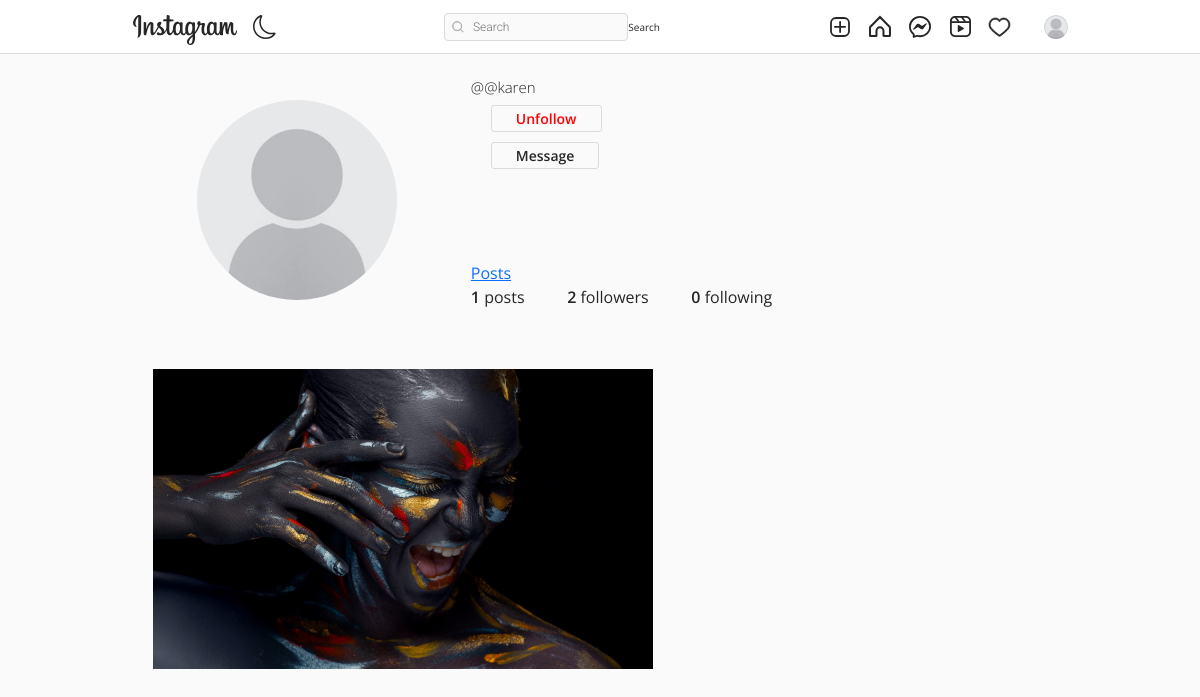
The page /@karen/ (signed in) on the database its author committed.
### authy/models.py (models this page shows, shortened)
class Profile(models.Model):
    user = models.OneToOneField(User, related_name='profile', on_delete=models.CASCADE)
    image = models.ImageField(upload_to="profile_pciture", null=True, default="default.jpg")
    first_name = models.CharField(max_length=200, null=True, blank=True)
    last_name = models.CharField(max_length=200, null=True, blank=True)
    bio = models.CharField(max_length=200, null=True, blank=True)
    location = models.CharField(max_length=200, null=True, blank=True)
    url = models.URLField(max_length=200, null=True, blank=True)
    favourite = models.ManyToManyField(Post, blank=True)

### post/models.py (models this page shows)
class Post(models.Model):
    id = models.UUIDField(primary_key=True, default=uuid.uuid4, editable=False)
    picture = models.ImageField(upload_to=user_directory_path, verbose_name="Picture")
    caption = models.CharField(max_length=10000, verbose_name="Caption")
    posted = models.DateField(auto_now_add=True)
    tags = models.ManyToManyField(Tag, related_name="tags")
    user = models.ForeignKey(User, on_delete=models.CASCADE)
    likes = models.IntegerField(default=0)
    def get_absolute_url(self):
        return reverse("post-details", args=[str(self.id)])

### authy/views.py (the view)
# urls.py: path('<username>/', UserProfile, name='profile'),
def UserProfile(request, username):
    Profile.objects.get_or_create(user=request.user)
    user = get_object_or_404(User, username=username)
    profile = Profile.objects.get(user=user)
    url_name = resolve(request.path).url_name
    posts = Post.objects.filter(user=user).order_by('-posted')
    if url_name == 'profile':
        posts = Post.objects.filter(user=user).order_by('-posted')
    else:
        posts = profile.favourite.all()
    posts_count = Post.objects.filter(user=user).count()
    following_count = Follow.objects.filter(follower=user).count()
    followers_count = Follow.objects.filter(following=user).count()
    follow_status = Follow.objects.filter(following=user, follower=request.user).exists()
    paginator = Paginator(posts, 8)
    page_number = request.GET.get('page')
    posts_paginator = paginator.get_page(page_number)
    context = {
        'posts': posts,
        'profile':profile,
        'posts_count':posts_count,
        'following_count':following_count,
        'followers_count':followers_count,
        'posts_paginator':posts_paginator,
        'follow_status':follow_status,
    }
    return render(request, 'profile.html', context)

### templates/profile.html (shortened to what this page needs)
{% extends 'base.html' %}
{% load static %}
{% block content %}
<!DOCTYPE html>
<html lang="en">
<head>
    <link rel="stylesheet" href="{% static 'assets3/css/reset.css' %}">
    <link rel="stylesheet" href="{% static 'assets3/css/styles.css' %}">
    <link rel="stylesheet" href="https://use.fontawesome.com/releases/v5.2.0/css/all.css">
</head>
<body>
    <header>
        <br><br><br>
        <div class="container">
            <div class="profile">
                <div class="profile-image">
                    <img src="{{profile.image.url}}" alt="" style="width: 200px; height: 200px;">
                </div>
                <div class="profile-user-settings">
                        <h5 style="font-size: 15px;" class="profile-user-name">@{{profile.user.username}}</h5>
                        <br><br>
                        {% if request.user.is_authenticated and request.user != profile.user %}
                            {% if follow_status == True %}
                                <a href="{% url 'follow' profile.user 0 %}" class="btn profile-edit-btn" style="color: red;">Unfollow</a> <br><br>
                            {% else %}
                                <a href="{% url 'follow' profile.user 1 %}" class="btn profile-edit-btn" style="color: green;">Follow</a> <br><br>
                            {% endif %}
                        {% endif %}
                        {% if request.user.is_authenticated and request.user != profile.user %}
                                <a href="{% url 'conversation' profile.user  %}" class="btn profile-edit-btn">Message</a> <br><br>
                        {% endif %}
                        <br>
                </div>
                <div class="profile-bio">
                    <br>
                    <br><br>
                    <div class="profile-user-settings">
                        <a  href="{% url 'profile' profile.user %}"  class="btns profiele-edit-btn">Posts</a>
                    </div>
                </div>
                <div class="profile-stats">
                    <ul>
                        <li><span class="profile-stat-count">{{posts_count}}</span> posts</li>
                        <li><span class="profile-stat-count">{{followers_count}}</span> followers</li>
                        <li><span class="profile-stat-count">{{following_count}}</span> following</li>
                    </ul>
                    <br>
                </div>
            </div>
        </div>
    </header>
    <main>
        <div class="container">
            <div class="gallery">
                {% for post in posts %}
                <a href="{{post.get_absolute_url}}"><div class="gallery-item" tabindex="0">
                    <img src="{{ post.picture.url }}" class="gallery-image" alt="" style="width: 500px; height: 300px; object-fit: cover;">
                </div></a>
                {% endfor %}
            </div>
        </div>
    </main>
    {% endblock content %}

### templates/base.html (shortened to what this page needs)
{% load static %}
<!DOCTYPE html>
<html lang="en">
<head>
    <link rel="stylesheet" href="https://cdn.jsdelivr.net/npm/bootstrap-icons@1.8.1/font/bootstrap-icons.css">
    <link href="https://cdn.jsdelivr.net/npm/bootstrap@5.1.3/dist/css/bootstrap.min.css" rel="stylesheet">
    <link rel="stylesheet" type="text/css" href="{% static 'assets1/style.css' %}">
</head>
<body>
    <header class="header">
        <nav class="header__content">
            <div class="header__buttons">
                <a href="{% url 'index' %}" class="header__home">
                </a>
                <button class="header__theme-button" title="Toggle Theme">
                </button>
            </div>
            <form action="{% url 'search-users' %}" method="GET">
                <div class="header__search">
                    <input type="text" placeholder="Search" name="q" value="{{ request.GET.q }}">
                    <button class="btn btn-primary" type="submit">Search</button>
                </div>
            </form>
            <div class="header__buttons header__buttons--desktop">
                <a href="{% url 'newpost' %}">
                </a>
                <a href="{% url 'index' %}">
                </a>
                <a href="{% url 'message' %}">
                </a>
                <a href="#">
                </a>
                <span>
                    <a href="{% url 'show-notification' %}">
                    </a>
                </span>
                <a href="">
                    <button class="profile-button">
                        <a href="{% url 'profile' request.user %}">
                            <div class="profile-button__picture">
                                <img src="{{request.user.profile.image.url}}" alt="User Picture">
                            </div>
                        </a>
                    </button>
                </a>
            </div>
        </nav>
    </header>
    {% block content %}
    {% endblock content %}
</body>
</html>

### static/assets1/style.css (style rules this page uses)
*, *::after, *::before { box-sizing: border-box; margin: 0; padding: 0; }
*, button, input, select, textarea { font-family: 'Roboto', sans-serif; }
:root { --primary: hsl(0, 0%, 100%); --secondary: hsl(0, 0%, 98%); --border: hsl(0, 0%, 86%); --story-border: hsl(0, 0%, 78%); --img-border: hsla(0, 0%, 0%, 0.1); --text-dark: hsl(0, 0%, 15%); --text-light: hsl(0, 0%, 60%); --like: hsl(355, 82%, 61%); --link: hsl(204, 100%, 48%); --header-height: 44px; --nav-height: 44px; }
body { min-height: 100vh; display: flex; flex-direction: column; overflow-y: auto; }
svg { display: block; }
img { max-width: 100%; }
.header { width: 100%; height: var(--header-height); background-color: var(--primary); display: flex; justify-content: center; position: fixed; top: 0; left: 0; z-index: 2; }
.header::after { content: ''; position: absolute; bottom: 0; width: 100%; height: 1px; background-color: var(--border); }
.header__content { width: 100%; max-width: 975px; padding: 0 14px; display: flex; justify-content: space-between; align-items: center; }
.header__home { margin-top: 5px; }
.header__theme-button { background-color: transparent; border: none; cursor: pointer; }
.header__theme-button-moon { display: unset; }
.header__search { width: 216px; height: 28px; display: none; align-items: center; position: relative; }
.header__search svg { width: 12px; height: 12px; position: absolute; left: 8px; }
.header__search input { width: 100%; height: 100%; background-color: var(--secondary); padding: 4px 10px 4px 28px; border: 1px solid var(--border); border-radius: 4px; outline: none; font-size: 12px; font-weight: 300; text-decoration: none; color: var(--text-light); text-overflow: ellipsis; overflow: hidden; white-space: nowrap; }
.header__buttons { display: flex; align-items: center; gap: 16px; }
.profile-button { background-color: transparent; border: none; outline: none; cursor: pointer; position: relative; }
.profile-button__picture { width: 24px; height: 24px; border-radius: 50%; overflow: hidden; position: relative; }
.profile-button__picture::after { content: ''; position: absolute; top: 0; bottom: 0; left: 0; right: 0; border: 1px solid var(--img-border); border-radius: 50%; }
@media (min-width: 768px) { :root { --header-height: 54px; --nav-height: 0px; } }
@media (min-width: 768px) { .header__content { padding: 0 20px; } }
@media (min-width: 768px) { .header__search { display: flex; } }

### static/assets3/css/styles.css (style rules this page uses)
:root { font-size: 10px; }
*, *::before, *::after { box-sizing: border-box; }
body { font-family: "Open Sans", Arial, sans-serif; min-height: 100vh; background-color: #fafafa; color: #262626; padding-bottom: 3rem; }
img { display: block; }
.container { max-width: 93.5rem; margin: 0 auto; padding: 0 2rem; }
.btn { display: inline-block; font: inherit; background: none; border: none; color: inherit; padding: 0; cursor: pointer; }
.profile { padding: 5rem 0; }
.profile::after { content: ""; display: block; clear: both; }
.profile-image { float: left; width: calc(33.333% - 1rem); display: flex; justify-content: center; align-items: center; margin-right: 3rem; }
.profile-image img { border-radius: 50%; }
.profile-user-settings, .profile-stats, .profile-bio { float: left; width: calc(66.666% - 2rem); }
.profile-user-settings { margin-top: 1.1rem; }
.profile-user-name { display: inline-block; font-size: 3.2rem; font-weight: 300; }
.profile-edit-btn { font-size: 1.4rem; line-height: 1.8; border: 0.1rem solid #dbdbdb; border-radius: 0.3rem; padding: 0 2.4rem; margin-left: 2rem; }
.profile-stats { margin-top: 2.3rem; }
.profile-stats li { display: inline-block; font-size: 1.6rem; line-height: 1.5; margin-right: 4rem; cursor: pointer; }
.profile-stats li:last-of-type { margin-right: 0; }
.profile-bio { font-size: 1.6rem; font-weight: 400; line-height: 1.5; margin-top: 2.3rem; }
.profile-real-name, .profile-stat-count, .profile-edit-btn { font-weight: 600; }
.gallery { display: flex; flex-wrap: wrap; margin: -1rem -1rem; padding-bottom: 3rem; }
.gallery-item { position: relative; flex: 1 0 22rem; margin: 1rem; color: #fff; cursor: pointer; }
.gallery-image { width: 100%; height: 100%; object-fit: cover; }

### rows shown on the page
Profile: image (placeholder picture), user.username "@karen"
Post: picture (picture)

### other values the page prints
{{ posts_count }} "1"
{{ followers_count }} "2"
{{ following_count }} "0"
